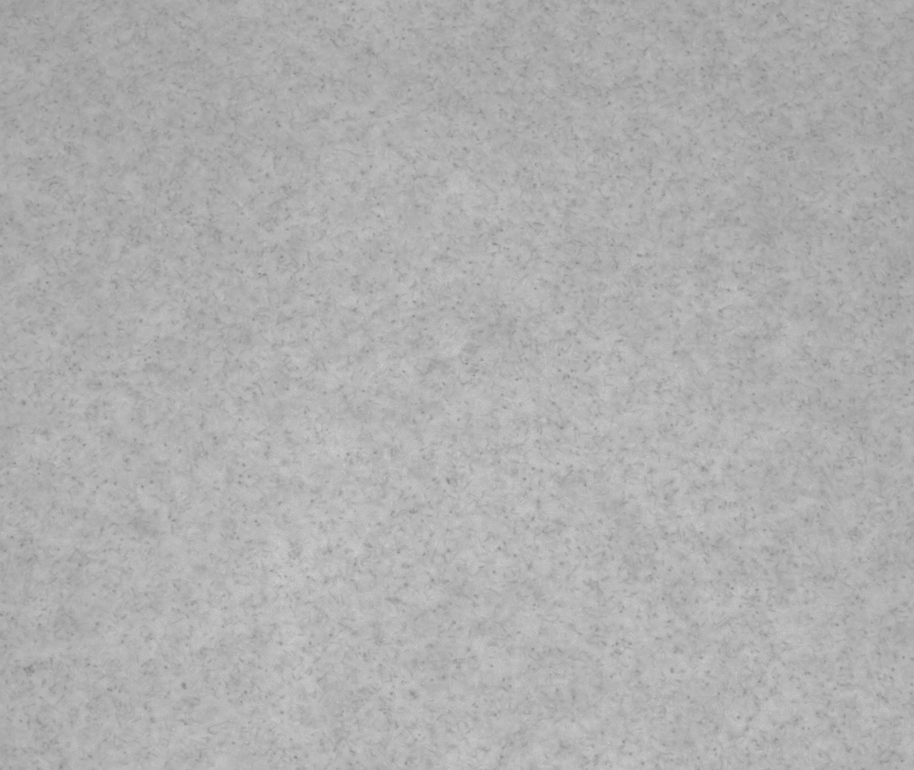
#> input picture Correlation/src/temp_data/0200.tif, 914 x 770 px, shrunk from 1282 x 1080 before the run, found by its file name; the run also reads 1 picture not shown here
$ jupyter execute --allow-errors FFT_analysis.ipynb
#> lines starting #> are read from the running program, lines starting #| are printed output that depends on the picture; long printed decimals are rounded
### Correlation/src/corrLib.py
import numpy as np
import matplotlib.pyplot as plt
from myImageLib import dirrec
from skimage import io
import os
import pandas as pd
import sys
import time
import pdb
from scipy.signal import savgol_filter

# [106 lines left out: functions corrS, corrI, divide_windows, distance_corr, corrIseq, not called in this run]

def readseq(folder):
    imgDirs = dirrec(folder, '*.tif')
    nameList = []
    dirList = []
    for imgDir in imgDirs:
        path, file = os.path.split(imgDir)
        name, ext = os.path.splitext(file)
        nameList.append(name)
        dirList.append(imgDir)
    fileList = pd.DataFrame()
    fileList = fileList.assign(Name=nameList, Dir=dirList)
    fileList = fileList.sort_values(by=['Name'])
    return fileList

# [38 lines left out: functions boxsize_effect_spatial, density_fluctuation, not called in this run]

# [3 lines that do not run on import are left out]

### Correlation/src/FFT_analysis.ipynb
[cell 1]
from skimage import io
import numpy as np
import matplotlib.pyplot as plt
from skimage import io, exposure, util, measure, feature, filters, data, morphology, color, transform, draw, segmentation
from scipy import ndimage, misc, signal, spatial, stats, fftpack, optimize
from corrLib import corrS, corrI, divide_windows, distance_corr, corrIseq, readseq

[cell 2]
loadf1 = io.imread('R://Dip/DF/Relax/nolight-light/0000.tif')
loadf2 = io.imread('R://Dip/DF/Relax/nolight-light/0200.tif')
#> loadf2 is the input picture: shape (770, 914); min 133, max 208, mean 175
frame1 = util.img_as_float(util.invert(np.asarray(loadf1)))
frame2 = util.img_as_float(util.invert(np.asarray(loadf2)))
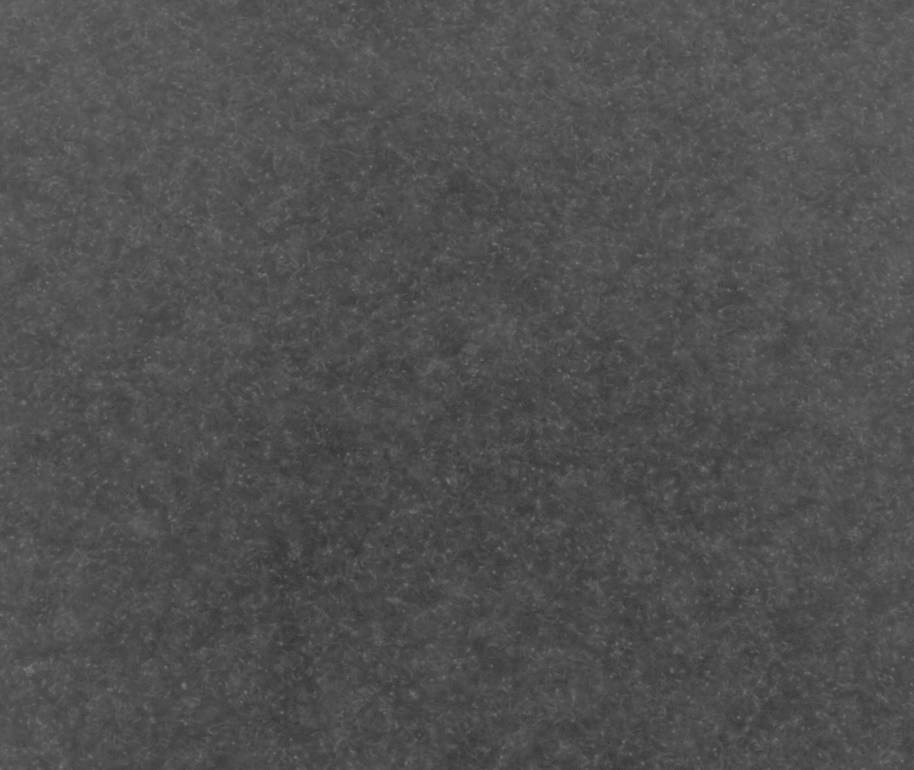
#> frame2: shape (770, 914) float64; min 0.184, max 0.478, mean 0.314

[cell 3]
def gaussian(height, center_x, center_y, width_x, width_y):
    """Returns a gaussian function with the given parameters"""
    width_x = float(width_x)
    width_y = float(width_y)
    return lambda x,y: height*np.exp(
                -(((center_x-x)/width_x)**2+((center_y-y)/width_y)**2)/2)

def moments(data):
    """Returns (height, x, y, width_x, width_y)
    the gaussian parameters of a 2D distribution by calculating its
    moments """
    total = data.sum()
    X, Y = np.indices(data.shape)
    x = (X*data).sum()/total
    y = (Y*data).sum()/total
    col = data[:, int(y)]
    width_x = np.sqrt(np.abs((np.arange(col.size)-y)**2*col).sum()/col.sum())
    row = data[int(x), :]
    width_y = np.sqrt(np.abs((np.arange(row.size)-x)**2*row).sum()/row.sum())
    height = data.max()
    return height, x, y, width_x, width_y

def fitgaussian(data):
    """Returns (height, x, y, width_x, width_y)
    the gaussian parameters of a 2D distribution found by a fit"""
    params = moments(data)
    errorfunction = lambda p: np.ravel(gaussian(*p)(*np.indices(data.shape)) -
                                 data)
    p, success = optimize.leastsq(errorfunction, params)
    return p

[cell 4]
f_1 = np.fft.fft2(frame1)
f_2 = np.fft.fft2(frame2)
fshift_1 = np.fft.fftshift(f_1)
fshift_2 = np.fft.fftshift(f_2)

[cell 5]
fft1 = np.log(np.abs(fshift_1))
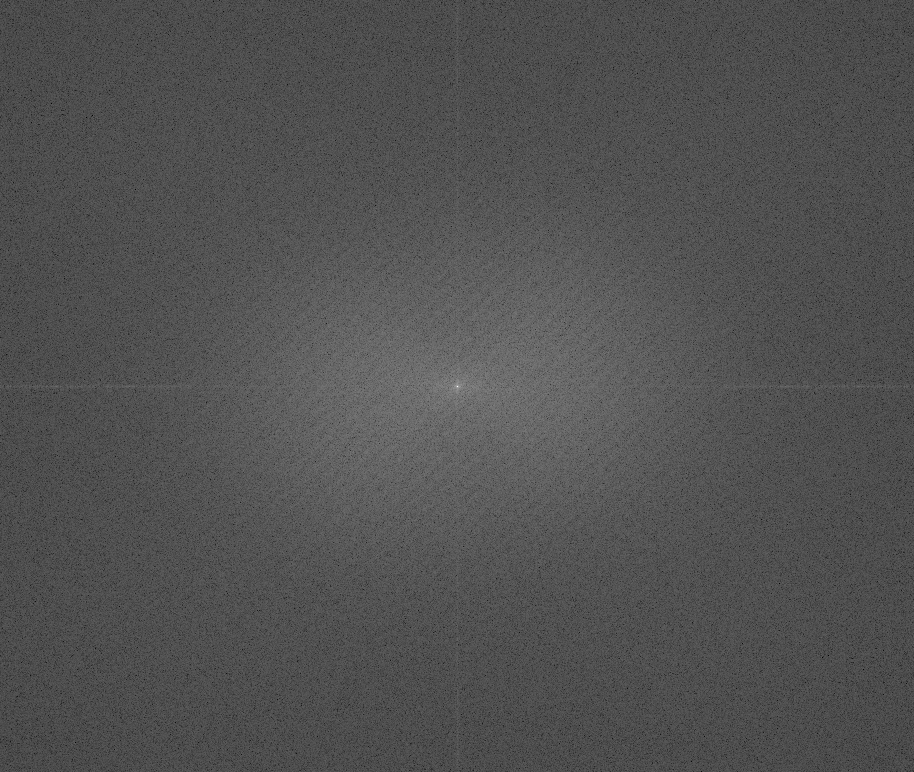
#> fft1: shape (772, 914) float64; min -5.04, max 13.06, mean 0.785; drawn with min black and max white
fft2 = np.log(np.abs(fshift_2))
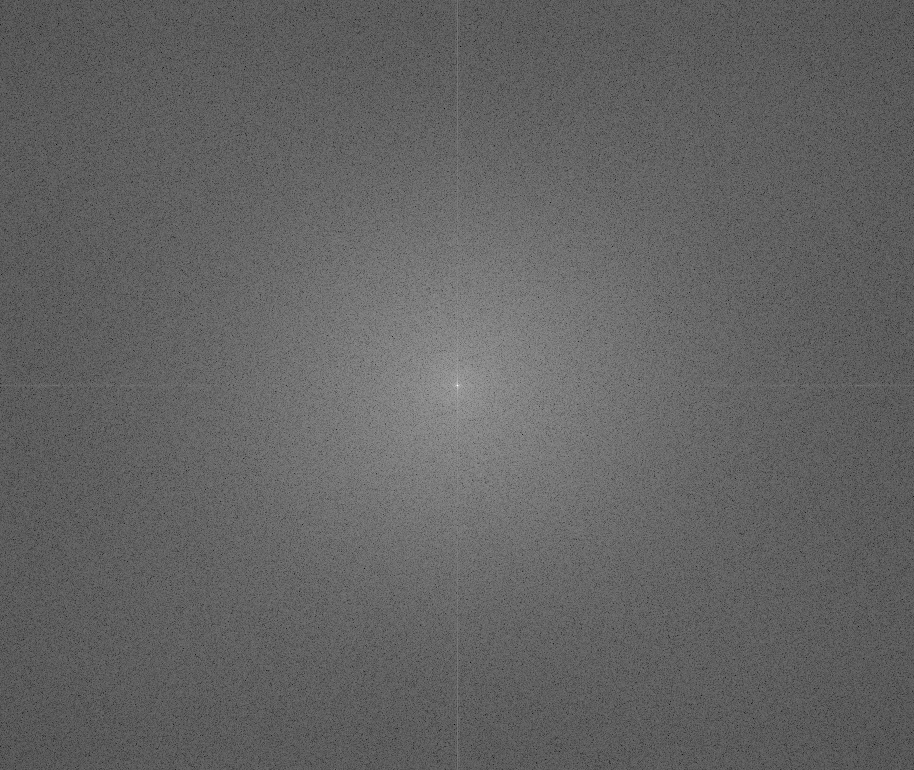
#> fft2: shape (770, 914) float64; min -4.89, max 12.31, mean 1.82; drawn with min black and max white

[cell 6]
params = fitgaussian(fft1)
#> in moments, `total = data.sum()`: total = 553738.1
#> in moments, `x = (X*data).sum()/total`: x = 385.8
#> in moments, `y = (Y*data).sum()/total`: y = 456.8
#> in moments, `col = data[:, int(y)]`: col = 772 values, max 6.88 at index 386, min -2.8 at index 128, mean 1.4
#> in moments, `width_x = np.sqrt(np.abs((np.arange(col.size)-y)**2*col).sum()/col.sum..`: width_x = 193.7
#> in moments, `row = data[int(x), :]`: row = 914 values, max 6.31 at index 457, min -2.2 at index 4, mean 1.74
#> in moments, `width_y = np.sqrt(np.abs((np.arange(row.size)-x)**2*row).sum()/row.sum..`: width_y = 230.6
#> in moments, `height = data.max()`: height = 13.06
#> in fitgaussian, `params = moments(data)`: params = (13.06, 385.8, 456.8, 193.7, 230.6)
#> in fitgaussian, `p, success = optimize.leastsq(errorfunction, params)`: p = [2.24, 386, 457, 174.9, 230.3]; success = 1
#> params = [2.24, 386, 457, 174.9, 230.3]
fit = gaussian(*params)

plt.contour(fit(*np.indices(fft1.shape)), cmap=plt.cm.copper)
ax = plt.gca()
(height, x, y, width_x, width_y) = params
#> height = 2.24; x = 386; y = 457; width_x = 174.9; width_y = 230.3
print(width_x)
#| 174.946
print(width_y)
#| 230.267
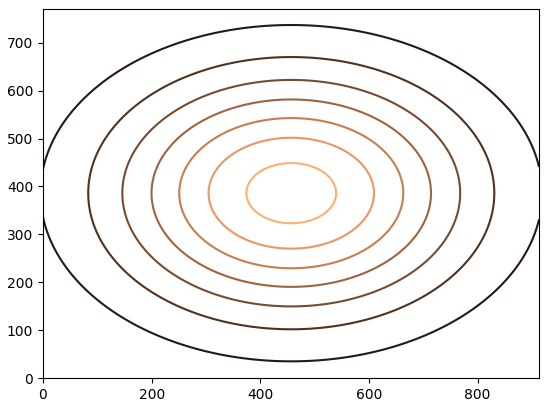
#> figure drawn by matplotlib, 1 panel

[cell 7]
params = fitgaussian(fft2)
#> params = [3.27, 384.9, 456.9, 271, 316.5]
fit = gaussian(*params)

plt.contour(fit(*np.indices(fft2.shape)), cmap=plt.cm.copper)
ax = plt.gca()
(height, x, y, width_x, width_y) = params
#> height = 3.27; x = 384.9; y = 456.9; width_x = 271; width_y = 316.5
print(width_x)
#| 270.963
print(width_y)
#| 316.526
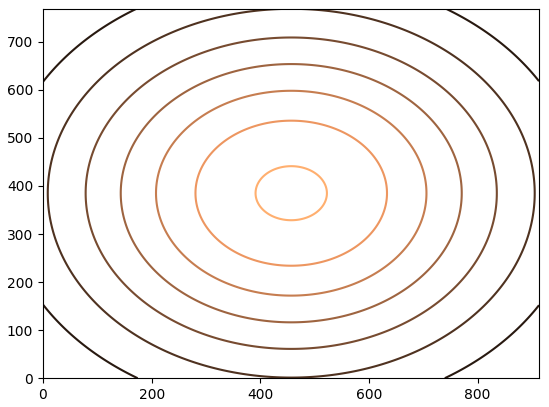
#> figure drawn by matplotlib, 1 panel

[cell 8]
folder = r'R:\Dip\DF\Relax\nolight-light'
#> (the rest of this cell did not finish here and is left out)

xx = []
yy = []
for num, i in fileList.iterrows():
    print('Processing frame {:04}'.format(int(i.Name)))
    imgDir = i.Dir
    img = io.imread(imgDir)
    frame = util.img_as_float(util.invert(np.asarray(img)))
    fft = np.fft.fft2(frame)
    fshift = np.fft.fftshift(fft)
    ffta = np.log(np.abs(fshift))
    params = fitgaussian(ffta)
    fit = gaussian(*params)
    (height, x, y, width_x, width_y) = params
    xx.append(width_x)
    yy.append(width_y)

[cell 9]
folder = r'R:\Dip\DF\Relax\nolight-light'
#> (the rest of this cell did not finish here and is left out)
